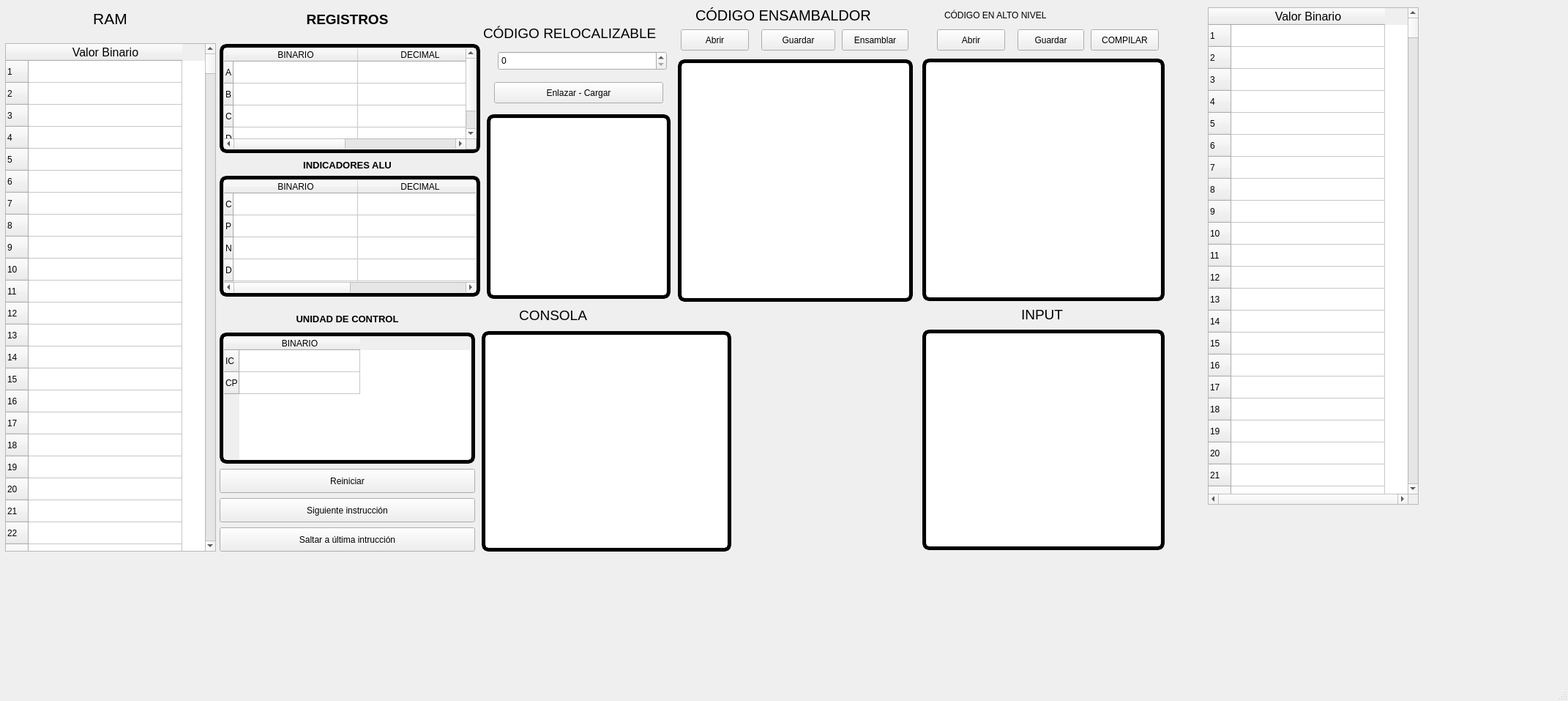
<?xml version="1.0" encoding="UTF-8"?>
<ui version="4.0">
 <class>MainWindow</class>
 <widget class="QMainWindow" name="MainWindow">
  <property name="geometry">
   <rect>
    <x>0</x>
    <y>0</y>
    <width>2142</width>
    <height>957</height>
   </rect>
  </property>
  <property name="windowTitle">
   <string>MainWindow</string>
  </property>
  <widget class="QWidget" name="centralwidget">
   <widget class="QPlainTextEdit" name="InputEditor">
    <property name="geometry">
     <rect>
      <x>1260</x>
      <y>450</y>
      <width>331</width>
      <height>301</height>
     </rect>
    </property>
    <property name="styleSheet">
     <string notr="true">border: 5px solid black;  /* Cambia el grosor y color del borde */
border-radius: 10px;    /* Esquinas redondeadas */
padding: 1px;           /* Espacio interno */</string>
    </property>
   </widget>
   <widget class="QLabel" name="label_registros_3">
    <property name="geometry">
     <rect>
      <x>300</x>
      <y>425</y>
      <width>349</width>
      <height>22</height>
     </rect>
    </property>
    <property name="mouseTracking">
     <bool>true</bool>
    </property>
    <property name="toolTip">
     <string notr="true"/>
    </property>
    <property name="text">
     <string>&lt;!DOCTYPE HTML PUBLIC &quot;-//W3C//DTD HTML 4.0//EN&quot; &quot;http://www.w3.org/TR/REC-html40/strict.dtd&quot;&gt;
&lt;html&gt;&lt;head&gt;&lt;meta name=&quot;qrichtext&quot; content=&quot;1&quot; /&gt;&lt;meta charset=&quot;utf-8&quot; /&gt;&lt;style type=&quot;text/css&quot;&gt;
p, li { white-space: pre-wrap; }
hr { height: 1px; border-width: 0; }
li.unchecked::marker { content: &quot;\2610&quot;; }
li.checked::marker { content: &quot;\2612&quot;; }
&lt;/style&gt;&lt;/head&gt;&lt;body style=&quot; font-family:'Segoe UI'; font-size:9pt; font-weight:400; font-style:normal;&quot;&gt;
&lt;p align=&quot;center&quot; style=&quot; margin-top:0px; margin-bottom:0px; margin-left:0px; margin-right:0px; -qt-block-indent:0; text-indent:0px;&quot;&gt;&lt;span style=&quot; font-family:'MS Shell Dlg 2'; font-size:10pt; font-weight:700;&quot;&gt;UNIDAD DE CONTROL&lt;/span&gt;&lt;/p&gt;&lt;/body&gt;&lt;/html&gt;</string>
    </property>
   </widget>
   <widget class="QPushButton" name="Reiniciar">
    <property name="geometry">
     <rect>
      <x>300</x>
      <y>640</y>
      <width>349</width>
      <height>33</height>
     </rect>
    </property>
    <property name="styleSheet">
     <string notr="true">font: 75 12pt &quot;MS Shell Dlg 2&quot;;</string>
    </property>
    <property name="text">
     <string>Reiniciar</string>
    </property>
   </widget>
   <widget class="QLabel" name="label_registros">
    <property name="geometry">
     <rect>
      <x>300</x>
      <y>11</y>
      <width>349</width>
      <height>31</height>
     </rect>
    </property>
    <property name="mouseTracking">
     <bool>true</bool>
    </property>
    <property name="toolTip">
     <string notr="true"/>
    </property>
    <property name="text">
     <string>&lt;!DOCTYPE HTML PUBLIC &quot;-//W3C//DTD HTML 4.0//EN&quot; &quot;http://www.w3.org/TR/REC-html40/strict.dtd&quot;&gt;
&lt;html&gt;&lt;head&gt;&lt;meta name=&quot;qrichtext&quot; content=&quot;1&quot; /&gt;&lt;meta charset=&quot;utf-8&quot; /&gt;&lt;style type=&quot;text/css&quot;&gt;
p, li { white-space: pre-wrap; }
hr { height: 1px; border-width: 0; }
li.unchecked::marker { content: &quot;\2610&quot;; }
li.checked::marker { content: &quot;\2612&quot;; }
&lt;/style&gt;&lt;/head&gt;&lt;body style=&quot; font-family:'Segoe UI'; font-size:9pt; font-weight:400; font-style:normal;&quot;&gt;
&lt;p align=&quot;center&quot; style=&quot; margin-top:0px; margin-bottom:0px; margin-left:0px; margin-right:0px; -qt-block-indent:0; text-indent:0px;&quot;&gt;&lt;span style=&quot; font-family:'MS Shell Dlg 2'; font-size:14pt; font-weight:700;&quot;&gt;REGISTROS&lt;/span&gt;&lt;/p&gt;&lt;/body&gt;&lt;/html&gt;</string>
    </property>
   </widget>
   <widget class="QLabel" name="CodigoAltoNivel">
    <property name="geometry">
     <rect>
      <x>1290</x>
      <y>10</y>
      <width>281</width>
      <height>22</height>
     </rect>
    </property>
    <property name="styleSheet">
     <string notr="true">font: 600 15pt &quot;Segoe UI&quot;;</string>
    </property>
    <property name="text">
     <string>CÓDIGO EN ALTO NIVEL</string>
    </property>
   </widget>
   <widget class="QPushButton" name="Compilar">
    <property name="geometry">
     <rect>
      <x>1490</x>
      <y>40</y>
      <width>93</width>
      <height>29</height>
     </rect>
    </property>
    <property name="text">
     <string>COMPILAR</string>
    </property>
    <property name="autoDefault">
     <bool>false</bool>
    </property>
    <property name="default">
     <bool>false</bool>
    </property>
    <property name="flat">
     <bool>false</bool>
    </property>
   </widget>
   <widget class="QLabel" name="INPUT_2">
    <property name="geometry">
     <rect>
      <x>650</x>
      <y>410</y>
      <width>211</width>
      <height>41</height>
     </rect>
    </property>
    <property name="styleSheet">
     <string notr="true">font: 600 10pt &quot;Segoe UI&quot;;</string>
    </property>
    <property name="text">
     <string>&lt;html&gt;&lt;head/&gt;&lt;body&gt;&lt;p align=&quot;center&quot;&gt;&lt;span style=&quot; font-size:14pt;&quot;&gt;CONSOLA&lt;/span&gt;&lt;/p&gt;&lt;/body&gt;&lt;/html&gt;</string>
    </property>
   </widget>
   <widget class="QLabel" name="Codigo_Ensamblador">
    <property name="geometry">
     <rect>
      <x>950</x>
      <y>10</y>
      <width>291</width>
      <height>22</height>
     </rect>
    </property>
    <property name="font">
     <font>
      <family>Segoe UI</family>
      <pointsize>15</pointsize>
      <italic>false</italic>
      <fontweight>DemiBold</fontweight>
     </font>
    </property>
    <property name="styleSheet">
     <string notr="true">font: 600 15pt &quot;Segoe UI&quot;;</string>
    </property>
    <property name="text">
     <string>CÓDIGO ENSAMBALDOR</string>
    </property>
   </widget>
   <widget class="QPushButton" name="Ensamblar">
    <property name="geometry">
     <rect>
      <x>1150</x>
      <y>40</y>
      <width>91</width>
      <height>29</height>
     </rect>
    </property>
    <property name="text">
     <string>Ensamblar</string>
    </property>
   </widget>
   <widget class="QPushButton" name="Abrir">
    <property name="geometry">
     <rect>
      <x>1280</x>
      <y>40</y>
      <width>93</width>
      <height>29</height>
     </rect>
    </property>
    <property name="text">
     <string>Abrir</string>
    </property>
   </widget>
   <widget class="QTableWidget" name="table_registros">
    <property name="geometry">
     <rect>
      <x>300</x>
      <y>60</y>
      <width>356</width>
      <height>149</height>
     </rect>
    </property>
    <property name="minimumSize">
     <size>
      <width>356</width>
      <height>0</height>
     </size>
    </property>
    <property name="styleSheet">
     <string notr="true">QTableView {
    border: 5px solid black;  /* Cambia el grosor y color del borde */
    border-radius: 10px;    /* Esquinas redondeadas */
    padding: 1px;           /* Espacio interno */
}</string>
    </property>
    <property name="editTriggers">
     <set>QAbstractItemView::EditTrigger::NoEditTriggers</set>
    </property>
    <attribute name="horizontalHeaderVisible">
     <bool>true</bool>
    </attribute>
    <attribute name="horizontalHeaderDefaultSectionSize">
     <number>170</number>
    </attribute>
    <row>
     <property name="text">
      <string>A</string>
     </property>
    </row>
    <row>
     <property name="text">
      <string>B</string>
     </property>
    </row>
    <row>
     <property name="text">
      <string>C</string>
     </property>
    </row>
    <row>
     <property name="text">
      <string>D</string>
     </property>
    </row>
    <column>
     <property name="text">
      <string>BINARIO</string>
     </property>
    </column>
    <column>
     <property name="text">
      <string>DECIMAL</string>
     </property>
    </column>
    <item row="0" column="0">
     <property name="text">
      <string/>
     </property>
    </item>
    <item row="1" column="0">
     <property name="text">
      <string/>
     </property>
    </item>
    <item row="2" column="0">
     <property name="text">
      <string/>
     </property>
    </item>
    <item row="3" column="0">
     <property name="text">
      <string/>
     </property>
    </item>
   </widget>
   <widget class="QTextBrowser" name="ResultadoEnsamblador">
    <property name="geometry">
     <rect>
      <x>665</x>
      <y>156</y>
      <width>251</width>
      <height>252</height>
     </rect>
    </property>
    <property name="styleSheet">
     <string notr="true">border: 5px solid black;  /* Cambia el grosor y color del borde */
border-radius: 10px;    /* Esquinas redondeadas */
padding: 1px;           /* Espacio interno */</string>
    </property>
   </widget>
   <widget class="QPushButton" name="Enlazar">
    <property name="geometry">
     <rect>
      <x>675</x>
      <y>112</y>
      <width>231</width>
      <height>29</height>
     </rect>
    </property>
    <property name="text">
     <string>Enlazar - Cargar</string>
    </property>
   </widget>
   <widget class="QTableWidget" name="table_alu">
    <property name="geometry">
     <rect>
      <x>300</x>
      <y>240</y>
      <width>356</width>
      <height>165</height>
     </rect>
    </property>
    <property name="minimumSize">
     <size>
      <width>356</width>
      <height>0</height>
     </size>
    </property>
    <property name="styleSheet">
     <string notr="true">QTableView {
    border: 5px solid black;  /* Cambia el grosor y color del borde */
    border-radius: 10px;    /* Esquinas redondeadas */
    padding: 1px;           /* Espacio interno */
}</string>
    </property>
    <property name="editTriggers">
     <set>QAbstractItemView::EditTrigger::NoEditTriggers</set>
    </property>
    <attribute name="horizontalHeaderDefaultSectionSize">
     <number>170</number>
    </attribute>
    <row>
     <property name="text">
      <string>C</string>
     </property>
    </row>
    <row>
     <property name="text">
      <string>P</string>
     </property>
    </row>
    <row>
     <property name="text">
      <string>N</string>
     </property>
    </row>
    <row>
     <property name="text">
      <string>D</string>
     </property>
    </row>
    <column>
     <property name="text">
      <string>BINARIO</string>
     </property>
    </column>
    <column>
     <property name="text">
      <string>DECIMAL</string>
     </property>
    </column>
    <item row="0" column="0">
     <property name="text">
      <string/>
     </property>
    </item>
    <item row="1" column="0">
     <property name="text">
      <string/>
     </property>
    </item>
    <item row="2" column="0">
     <property name="text">
      <string/>
     </property>
    </item>
    <item row="3" column="0">
     <property name="text">
      <string/>
     </property>
    </item>
   </widget>
   <widget class="QPushButton" name="Saltar_Ultima_Instruccion">
    <property name="geometry">
     <rect>
      <x>300</x>
      <y>720</y>
      <width>349</width>
      <height>33</height>
     </rect>
    </property>
    <property name="styleSheet">
     <string notr="true">font: 75 12pt &quot;MS Shell Dlg 2&quot;;</string>
    </property>
    <property name="text">
     <string>Saltar a última intrucción</string>
    </property>
   </widget>
   <widget class="QPushButton" name="Abrir_2">
    <property name="geometry">
     <rect>
      <x>930</x>
      <y>40</y>
      <width>93</width>
      <height>29</height>
     </rect>
    </property>
    <property name="text">
     <string>Abrir</string>
    </property>
   </widget>
   <widget class="QTableWidget" name="SalidaEnlazarCargar">
    <property name="enabled">
     <bool>true</bool>
    </property>
    <property name="geometry">
     <rect>
      <x>7</x>
      <y>59</y>
      <width>288</width>
      <height>694</height>
     </rect>
    </property>
    <property name="minimumSize">
     <size>
      <width>288</width>
      <height>0</height>
     </size>
    </property>
    <property name="accessibleName">
     <string notr="true"/>
    </property>
    <property name="accessibleDescription">
     <string notr="true"/>
    </property>
    <property name="styleSheet">
     <string notr="true">font: 12pt &quot;MS Shell Dlg 2&quot;;</string>
    </property>
    <property name="frameShape">
     <enum>QFrame::Shape::StyledPanel</enum>
    </property>
    <property name="frameShadow">
     <enum>QFrame::Shadow::Sunken</enum>
    </property>
    <property name="lineWidth">
     <number>1</number>
    </property>
    <property name="editTriggers">
     <set>QAbstractItemView::EditTrigger::NoEditTriggers</set>
    </property>
    <property name="showGrid">
     <bool>true</bool>
    </property>
    <property name="sortingEnabled">
     <bool>false</bool>
    </property>
    <property name="wordWrap">
     <bool>false</bool>
    </property>
    <property name="cornerButtonEnabled">
     <bool>false</bool>
    </property>
    <property name="rowCount">
     <number>1024</number>
    </property>
    <attribute name="horizontalHeaderCascadingSectionResizes">
     <bool>false</bool>
    </attribute>
    <attribute name="horizontalHeaderDefaultSectionSize">
     <number>210</number>
    </attribute>
    <row/>
    <row/>
    <row/>
    <row/>
    <row/>
    <row/>
    <row/>
    <row/>
    <row/>
    <row/>
    <row/>
    <row/>
    <row/>
    <row/>
    <row/>
    <row/>
    <row/>
    <row/>
    <row/>
    <row/>
    <row/>
    <row/>
    <row/>
    <row/>
    <row/>
    <row/>
    <row/>
    <row/>
    <row/>
    <row/>
    <row/>
    <row/>
    <row/>
    <row/>
    <row/>
    <row/>
    <row/>
    <row/>
    <row/>
    <row/>
    <row/>
    <row/>
    <row/>
    <row/>
    <row/>
    <row/>
    <row/>
    <row/>
    <row/>
    <row/>
    <row/>
    <row/>
    <row/>
    <row/>
    <row/>
    <row/>
    <row/>
    <row/>
    <row/>
    <row/>
    <row/>
    <row/>
    <row/>
    <row/>
    <row/>
    <row/>
    <row/>
    <row/>
    <row/>
    <row/>
    <row/>
    <row/>
    <row/>
    <row/>
    <row/>
    <row/>
    <row/>
    <row/>
    <row/>
    <row/>
    <row/>
    <row/>
    <row/>
    <row/>
    <row/>
    <row/>
    <row/>
    <row/>
    <row/>
    <row/>
    <row/>
    <row/>
    <row/>
    <row/>
    <row/>
    <row/>
    <row/>
    <row/>
    <row/>
    <row/>
    <row/>
    <row/>
    <row/>
    <row/>
    <row/>
    <row/>
    <row/>
    <row/>
    <row/>
    <row/>
    <row/>
    <row/>
    <row/>
    <row/>
    <row/>
    <row/>
    <row/>
    <row/>
    <row/>
    <row/>
    <row/>
    <row/>
    <row/>
    <row/>
    <row/>
    <row/>
    <row/>
    <row/>
    <row/>
    <row/>
    <row/>
    <row/>
    <row/>
    <row/>
    <row/>
    <row/>
    <row/>
    <row/>
    <row/>
    <row/>
    <row/>
    <row/>
    <row/>
    <row/>
    <row/>
    <row/>
    <row/>
    <row/>
    <row/>
    <row/>
    <row/>
    <row/>
    <row/>
    <row/>
    <row/>
    <row/>
    <row/>
    <row/>
    <row/>
    <row/>
    <row/>
    <row/>
    <row/>
    <row/>
    <row/>
    <row/>
    <row/>
    <row/>
    <row/>
    <row/>
    <row/>
    <row/>
    <row/>
    <row/>
    <row/>
    <row/>
    <row/>
    <row/>
    <row/>
    <row/>
    <row/>
    <row/>
    <row/>
    <row/>
    <row/>
    <row/>
    <row/>
    <row/>
    <row/>
    <row/>
    <row/>
    <row/>
    <row/>
    <row/>
    <row/>
    <row/>
    <row/>
    <row/>
    <row/>
    <row/>
    <row/>
    <row/>
    <row/>
    <row/>
    <row/>
    <row/>
    <row/>
    <row/>
    <row/>
    <row/>
    <row/>
    <row/>
    <row/>
    <row/>
    <row/>
    <row/>
    <row/>
    <row/>
    <row/>
    <row/>
    <row/>
    <row/>
    <row/>
    <row/>
    <row/>
    <row/>
    <row/>
    <row/>
    <row/>
    <row/>
    <row/>
    <row/>
    <row/>
    <row/>
    <row/>
    <row/>
    <row/>
    <row/>
    <row/>
    <row/>
    <row/>
    <row/>
    <row/>
    <row/>
    <row/>
    <row/>
    <row/>
    <row/>
    <row/>
    <row/>
    <row/>
    <row/>
    <row/>
    <row/>
    <row/>
    <row/>
    <row/>
    <row/>
    <row/>
    <row/>
    <row/>
    <row/>
    <row/>
    <row/>
    <row/>
    <row/>
    <row/>
    <row/>
    <row/>
    <row/>
    <row/>
    <row/>
    <row/>
    <row/>
    <row/>
    <row/>
    <row/>
    <row/>
    <row/>
    <row/>
    <row/>
    <row/>
    <row/>
    <row/>
    <row/>
    <row/>
    <row/>
    <row/>
    <row/>
    <row/>
    <row/>
    <row/>
    <row/>
    <row/>
    <row/>
    <row/>
    <row/>
    <row/>
    <row/>
    <row/>
    <row/>
    <row/>
    <row/>
    <row/>
    <row/>
    <row/>
    <row/>
    <row/>
    <row/>
    <row/>
    <row/>
    <row/>
    <row/>
    <row/>
    <row/>
    <row/>
    <row/>
    <row/>
    <row/>
    <row/>
    <row/>
    <row/>
    <row/>
    <row/>
    <row/>
    <row/>
    <row/>
    <row/>
    <row/>
    <row/>
    <row/>
    <row/>
    <row/>
    <row/>
    <row/>
    <row/>
    <row/>
    <row/>
    <row/>
    <row/>
    <row/>
    <row/>
    <row/>
    <row/>
    <row/>
    <row/>
    <row/>
    <row/>
    <row/>
    <row/>
    <row/>
    <row/>
    <row/>
    <row/>
    <row/>
    <row/>
    <row/>
    <row/>
    <row/>
    <row/>
    <row/>
    <row/>
    <row/>
    <row/>
    <row/>
    <row/>
    <row/>
    <row/>
    <row/>
    <row/>
    <row/>
    <row/>
    <row/>
    <row/>
    <row/>
    <row/>
    <row/>
    <row/>
    <row/>
    <row/>
    <row/>
    <row/>
    <row/>
    <row/>
    <row/>
    <row/>
    <row/>
    <row/>
    <row/>
    <row/>
    <row/>
    <row/>
    <row/>
    <row/>
    <row/>
    <row/>
    <row/>
    <row/>
    <row/>
    <row/>
    <row/>
    <row/>
    <row/>
    <row/>
    <row/>
    <row/>
    <row/>
    <row/>
    <row/>
    <row/>
    <row/>
    <row/>
    <row/>
    <row/>
    <row/>
    <row/>
    <row/>
    <row/>
    <row/>
    <row/>
    <row/>
    <row/>
    <row/>
    <row/>
    <row/>
    <row/>
    <row/>
    <row/>
    <row/>
    <row/>
    <row/>
    <row/>
    <row/>
    <row/>
    <row/>
    <row/>
    <row/>
    <row/>
    <row/>
    <row/>
    <row/>
    <row/>
    <row/>
    <row/>
    <row/>
    <row/>
    <row/>
    <row/>
    <row/>
    <row/>
    <row/>
    <row/>
    <row/>
    <row/>
    <row/>
    <row/>
    <row/>
    <row/>
    <row/>
    <row/>
    <row/>
    <row/>
    <row/>
    <row/>
    <row/>
    <row/>
    <row/>
    <row/>
    <row/>
    <row/>
    <row/>
    <row/>
    <row/>
    <row/>
    <row/>
    <row/>
    <row/>
    <row/>
    <row/>
    <row/>
    <row/>
    <row/>
    <row/>
    <row/>
    <row/>
    <row/>
    <row/>
    <row/>
    <row/>
    <row/>
    <row/>
    <row/>
    <row/>
    <row/>
    <row/>
    <row/>
    <row/>
    <row/>
    <row/>
    <row/>
    <row/>
    <row/>
    <row/>
    <row/>
    <row/>
    <row/>
    <row/>
    <row/>
    <row/>
    <row/>
    <row/>
    <row/>
    <row/>
    <row/>
    <row/>
    <row/>
    <row/>
    <row/>
    <row/>
    <row/>
    <row/>
    <row/>
    <row/>
    <row/>
    <row/>
    <row/>
    <row/>
    <row/>
    <row/>
    <row/>
    <row/>
    <row/>
    <row/>
    <row/>
    <row/>
    <row/>
    <row/>
    <row/>
    <row/>
    <row/>
    <row/>
    <row/>
    <row/>
    <row/>
    <row/>
    <row/>
    <row/>
    <row/>
    <row/>
    <row/>
    <row/>
    <row/>
    <row/>
    <row/>
    <row/>
    <row/>
    <row/>
    <row/>
    <row/>
    <row/>
    <row/>
    <row/>
    <row/>
    <row/>
    <row/>
    <row/>
    <row/>
    <row/>
    <row/>
    <row/>
    <row/>
    <row/>
    <row/>
    <row/>
    <row/>
    <row/>
    <row/>
    <row/>
    <row/>
    <row/>
    <row/>
    <row/>
    <row/>
    <row/>
    <row/>
    <row/>
    <row/>
    <row/>
    <row/>
    <row/>
    <row/>
    <row/>
    <row/>
    <row/>
    <row/>
    <row/>
    <row/>
    <row/>
    <row/>
    <row/>
    <row/>
    <row/>
    <row/>
    <row/>
    <row/>
    <row/>
    <row/>
    <row/>
    <row/>
    <row/>
    <row/>
    <row/>
    <row/>
    <row/>
    <row/>
    <row/>
    <row/>
    <row/>
    <row/>
    <row/>
    <row/>
    <row/>
    <row/>
    <row/>
    <row/>
    <row/>
    <row/>
    <row/>
    <row/>
    <row/>
    <row/>
    <row/>
    <row/>
    <row/>
    <row/>
    <row/>
    <row/>
    <row/>
    <row/>
    <row/>
    <row/>
    <row/>
    <row/>
    <row/>
    <row/>
    <row/>
    <row/>
    <row/>
    <row/>
    <row/>
    <row/>
    <row/>
    <row/>
    <row/>
    <row/>
    <row/>
    <row/>
    <row/>
    <row/>
    <row/>
    <row/>
    <row/>
    <row/>
    <row/>
    <row/>
    <row/>
    <row/>
    <row/>
    <row/>
    <row/>
    <row/>
    <row/>
    <row/>
    <row/>
    <row/>
    <row/>
    <row/>
    <row/>
    <row/>
    <row/>
    <row/>
    <row/>
    <row/>
    <row/>
    <row/>
    <row/>
    <row/>
    <row/>
    <row/>
    <row/>
    <row/>
    <row/>
    <row/>
    <row/>
    <row/>
    <row/>
    <row/>
    <row/>
    <row/>
    <row/>
    <row/>
    <row/>
    <row/>
    <row/>
    <row/>
    <row/>
    <row/>
    <row/>
    <row/>
    <row/>
    <row/>
    <row/>
    <row/>
    <row/>
    <row/>
    <row/>
    <row/>
    <row/>
    <row/>
    <row/>
    <row/>
    <row/>
    <row/>
    <row/>
    <row/>
    <row/>
    <row/>
    <row/>
    <row/>
    <row/>
    <row/>
    <row/>
    <row/>
    <row/>
    <row/>
    <row/>
    <row/>
    <row/>
    <row/>
    <row/>
    <row/>
    <row/>
    <row/>
    <row/>
    <row/>
    <row/>
    <row/>
    <row/>
    <row/>
    <row/>
    <row/>
    <row/>
    <row/>
    <row/>
    <row/>
    <row/>
    <row/>
    <row/>
    <row/>
    <row/>
    <row/>
    <row/>
    <row/>
    <row/>
    <row/>
    <row/>
    <row/>
    <row/>
    <row/>
    <row/>
    <row/>
    <row/>
    <row/>
    <row/>
    <row/>
    <row/>
    <row/>
    <row/>
    <row/>
    <row/>
    <row/>
    <row/>
    <row/>
    <row/>
    <row/>
    <row/>
    <row/>
    <row/>
    <row/>
    <row/>
    <row/>
    <row/>
    <row/>
    <row/>
    <row/>
    <row/>
    <row/>
    <row/>
    <row/>
    <row/>
    <row/>
    <row/>
    <row/>
    <row/>
    <row/>
    <row/>
    <row/>
    <row/>
    <row/>
    <row/>
    <row/>
    <row/>
    <row/>
    <row/>
    <row/>
    <row/>
    <row/>
    <row/>
    <row/>
    <row/>
    <row/>
    <row/>
    <row/>
    <row/>
    <row/>
    <row/>
    <row/>
    <row/>
    <row/>
    <row/>
    <row/>
    <row/>
    <row/>
    <row/>
    <row/>
    <row/>
    <row/>
    <row/>
    <row/>
    <row/>
    <row/>
    <row/>
    <row/>
    <row/>
    <row/>
    <row/>
    <row/>
    <row/>
    <row/>
    <row/>
    <row/>
    <row/>
    <row/>
    <row/>
    <row/>
    <row/>
    <row/>
    <row/>
    <row/>
    <row/>
    <row/>
    <row/>
    <row/>
    <row/>
    <row/>
    <row/>
    <row/>
    <row/>
    <row/>
    <row/>
    <row/>
    <row/>
    <row/>
    <row/>
    <row/>
    <row/>
    <row/>
    <row/>
    <row/>
    <row/>
    <row/>
    <row/>
    <row/>
    <row/>
    <row/>
    <row/>
    <row/>
    <row/>
    <row/>
    <row/>
    <row/>
    <row/>
    <row/>
    <row/>
    <row/>
    <row/>
    <row/>
    <row/>
    <row/>
    <row/>
    <row/>
    <row/>
    <row/>
    <row/>
    <row/>
    <row/>
    <row/>
    <row/>
    <row/>
    <row/>
    <row/>
    <row/>
    <row/>
    <row/>
    <row/>
    <row/>
    <row/>
    <row/>
    <row/>
    <row/>
    <row/>
    <row/>
    <row/>
    <row/>
    <row/>
    <row/>
    <row/>
    <row/>
    <row/>
    <row/>
    <row/>
    <row/>
    <row/>
    <row/>
    <row/>
    <row/>
    <row/>
    <row/>
    <row/>
    <row/>
    <row/>
    <row/>
    <row/>
    <row/>
    <row/>
    <row/>
    <row/>
    <row/>
    <row/>
    <row/>
    <row/>
    <row/>
    <row/>
    <row/>
    <row/>
    <row/>
    <row/>
    <row/>
    <row/>
    <row/>
    <row/>
    <row/>
    <row/>
    <row/>
    <row/>
    <row/>
    <row/>
    <row/>
    <row/>
    <row/>
    <row/>
    <row/>
    <row/>
    <row/>
    <row/>
    <row/>
    <row/>
    <row/>
    <row/>
    <row/>
    <row/>
    <row/>
    <row/>
    <row/>
    <row/>
    <row/>
    <row/>
    <row/>
    <row/>
    <row/>
    <row/>
    <row/>
    <row/>
    <row/>
    <row/>
    <row/>
    <row/>
    <row/>
    <row/>
    <row/>
    <row/>
    <row/>
    <row/>
    <row/>
    <row/>
    <row/>
    <row/>
    <row/>
    <row/>
    <row/>
    <row/>
    <row/>
    <row/>
    <row/>
    <row/>
    <row/>
    <row/>
    <row/>
    <row/>
    <row/>
    <row/>
    <row/>
    <row/>
    <row/>
    <column>
     <property name="text">
      <string notr="true">Valor Binario</string>
     </property>
     <property name="toolTip">
      <string notr="true"/>
     </property>
     <property name="whatsThis">
      <string notr="true"/>
     </property>
     <property name="font">
      <font>
       <pointsize>12</pointsize>
      </font>
     </property>
    </column>
    <item row="0" column="0">
     <property name="text">
      <string/>
     </property>
    </item>
    <item row="1" column="0">
     <property name="text">
      <string/>
     </property>
    </item>
    <item row="2" column="0">
     <property name="text">
      <string/>
     </property>
    </item>
    <item row="3" column="0">
     <property name="text">
      <string/>
     </property>
    </item>
    <item row="4" column="0">
     <property name="text">
      <string/>
     </property>
    </item>
    <item row="5" column="0">
     <property name="text">
      <string/>
     </property>
    </item>
    <item row="6" column="0">
     <property name="text">
      <string/>
     </property>
    </item>
    <item row="7" column="0">
     <property name="text">
      <string/>
     </property>
    </item>
    <item row="8" column="0">
     <property name="text">
      <string/>
     </property>
    </item>
    <item row="9" column="0">
     <property name="text">
      <string/>
     </property>
    </item>
    <item row="10" column="0">
     <property name="text">
      <string/>
     </property>
    </item>
    <item row="11" column="0">
     <property name="text">
      <string/>
     </property>
    </item>
   </widget>
   <widget class="QPushButton" name="Guardar">
    <property name="geometry">
     <rect>
      <x>1390</x>
      <y>40</y>
      <width>91</width>
      <height>29</height>
     </rect>
    </property>
    <property name="styleSheet">
     <string notr="true"/>
    </property>
    <property name="text">
     <string>Guardar</string>
    </property>
   </widget>
   <widget class="QLabel" name="INPUT">
    <property name="geometry">
     <rect>
      <x>1263</x>
      <y>414</y>
      <width>321</width>
      <height>31</height>
     </rect>
    </property>
    <property name="styleSheet">
     <string notr="true">font: 600 10pt &quot;Segoe UI&quot;;</string>
    </property>
    <property name="text">
     <string>&lt;html&gt;&lt;head/&gt;&lt;body&gt;&lt;p align=&quot;center&quot;&gt;&lt;span style=&quot; font-size:14pt;&quot;&gt;INPUT&lt;/span&gt;&lt;/p&gt;&lt;/body&gt;&lt;/html&gt;</string>
    </property>
   </widget>
   <widget class="QSpinBox" name="Localizacion">
    <property name="geometry">
     <rect>
      <x>680</x>
      <y>70</y>
      <width>231</width>
      <height>26</height>
     </rect>
    </property>
   </widget>
   <widget class="QPlainTextEdit" name="Editor">
    <property name="geometry">
     <rect>
      <x>1260</x>
      <y>80</y>
      <width>331</width>
      <height>331</height>
     </rect>
    </property>
    <property name="styleSheet">
     <string notr="true">border: 5px solid black;  /* Cambia el grosor y color del borde */
border-radius: 10px;    /* Esquinas redondeadas */
padding: 1px;           /* Espacio interno */</string>
    </property>
   </widget>
   <widget class="QPlainTextEdit" name="Consola">
    <property name="geometry">
     <rect>
      <x>658</x>
      <y>452</y>
      <width>341</width>
      <height>301</height>
     </rect>
    </property>
    <property name="styleSheet">
     <string notr="true">border: 5px solid black;  /* Cambia el grosor y color del borde */
border-radius: 10px;    /* Esquinas redondeadas */
padding: 1px;           /* Espacio interno */</string>
    </property>
   </widget>
   <widget class="QLabel" name="label_registros_2">
    <property name="geometry">
     <rect>
      <x>300</x>
      <y>210</y>
      <width>349</width>
      <height>31</height>
     </rect>
    </property>
    <property name="mouseTracking">
     <bool>true</bool>
    </property>
    <property name="toolTip">
     <string notr="true"/>
    </property>
    <property name="text">
     <string>&lt;!DOCTYPE HTML PUBLIC &quot;-//W3C//DTD HTML 4.0//EN&quot; &quot;http://www.w3.org/TR/REC-html40/strict.dtd&quot;&gt;
&lt;html&gt;&lt;head&gt;&lt;meta name=&quot;qrichtext&quot; content=&quot;1&quot; /&gt;&lt;meta charset=&quot;utf-8&quot; /&gt;&lt;style type=&quot;text/css&quot;&gt;
p, li { white-space: pre-wrap; }
hr { height: 1px; border-width: 0; }
li.unchecked::marker { content: &quot;\2610&quot;; }
li.checked::marker { content: &quot;\2612&quot;; }
&lt;/style&gt;&lt;/head&gt;&lt;body style=&quot; font-family:'Segoe UI'; font-size:9pt; font-weight:400; font-style:normal;&quot;&gt;
&lt;p align=&quot;center&quot; style=&quot; margin-top:0px; margin-bottom:0px; margin-left:0px; margin-right:0px; -qt-block-indent:0; text-indent:0px;&quot;&gt;&lt;span style=&quot; font-family:'MS Shell Dlg 2'; font-size:10pt; font-weight:700;&quot;&gt;INDICADORES ALU&lt;/span&gt;&lt;/p&gt;&lt;/body&gt;&lt;/html&gt;</string>
    </property>
   </widget>
   <widget class="QLabel" name="Codigo_Relocalizable">
    <property name="geometry">
     <rect>
      <x>660</x>
      <y>20</y>
      <width>271</width>
      <height>51</height>
     </rect>
    </property>
    <property name="font">
     <font>
      <family>Segoe UI</family>
      <pointsize>15</pointsize>
      <italic>false</italic>
      <fontweight>DemiBold</fontweight>
     </font>
    </property>
    <property name="styleSheet">
     <string notr="true">font: 600 15pt &quot;Segoe UI&quot;;</string>
    </property>
    <property name="text">
     <string>&lt;html&gt;&lt;head/&gt;&lt;body&gt;&lt;p&gt;&lt;span style=&quot; font-size:14pt;&quot;&gt;CÓDIGO RELOCALIZABLE&lt;/span&gt;&lt;/p&gt;&lt;/body&gt;&lt;/html&gt;</string>
    </property>
   </widget>
   <widget class="QPushButton" name="Guardar_2">
    <property name="geometry">
     <rect>
      <x>1040</x>
      <y>40</y>
      <width>101</width>
      <height>29</height>
     </rect>
    </property>
    <property name="styleSheet">
     <string notr="true"/>
    </property>
    <property name="text">
     <string>Guardar</string>
    </property>
   </widget>
   <widget class="QPushButton" name="Sig_instruccion">
    <property name="geometry">
     <rect>
      <x>300</x>
      <y>680</y>
      <width>349</width>
      <height>33</height>
     </rect>
    </property>
    <property name="styleSheet">
     <string notr="true">font: 75 12pt &quot;MS Shell Dlg 2&quot;;</string>
    </property>
    <property name="text">
     <string>Siguiente instrucción</string>
    </property>
   </widget>
   <widget class="QTableWidget" name="table_unidad_control">
    <property name="geometry">
     <rect>
      <x>300</x>
      <y>454</y>
      <width>349</width>
      <height>179</height>
     </rect>
    </property>
    <property name="minimumSize">
     <size>
      <width>288</width>
      <height>0</height>
     </size>
    </property>
    <property name="styleSheet">
     <string notr="true">QTableView {
    border: 5px solid black;  /* Cambia el grosor y color del borde */
    border-radius: 10px;    /* Esquinas redondeadas */
    padding: 1px;           /* Espacio interno */
}
</string>
    </property>
    <property name="horizontalScrollBarPolicy">
     <enum>Qt::ScrollBarPolicy::ScrollBarAlwaysOff</enum>
    </property>
    <property name="editTriggers">
     <set>QAbstractItemView::EditTrigger::NoEditTriggers</set>
    </property>
    <attribute name="horizontalHeaderDefaultSectionSize">
     <number>165</number>
    </attribute>
    <row>
     <property name="text">
      <string>IC</string>
     </property>
    </row>
    <row>
     <property name="text">
      <string>CP</string>
     </property>
    </row>
    <column>
     <property name="text">
      <string>BINARIO</string>
     </property>
    </column>
    <item row="0" column="0">
     <property name="text">
      <string/>
     </property>
    </item>
    <item row="1" column="0">
     <property name="text">
      <string/>
     </property>
    </item>
   </widget>
   <widget class="QPlainTextEdit" name="CodigoEnsamblador">
    <property name="geometry">
     <rect>
      <x>926</x>
      <y>81</y>
      <width>321</width>
      <height>331</height>
     </rect>
    </property>
    <property name="styleSheet">
     <string notr="true">border: 5px solid black;  /* Cambia el grosor y color del borde */
border-radius: 10px;    /* Esquinas redondeadas */
padding: 1px;           /* Espacio interno */</string>
    </property>
   </widget>
   <widget class="QLabel" name="RAM">
    <property name="geometry">
     <rect>
      <x>10</x>
      <y>0</y>
      <width>281</width>
      <height>51</height>
     </rect>
    </property>
    <property name="font">
     <font>
      <family>Segoe UI</family>
      <pointsize>10</pointsize>
      <italic>false</italic>
      <fontweight>DemiBold</fontweight>
     </font>
    </property>
    <property name="styleSheet">
     <string notr="true">font: 600 10pt &quot;Segoe UI&quot;;</string>
    </property>
    <property name="text">
     <string>&lt;html&gt;&lt;head/&gt;&lt;body&gt;&lt;p align=&quot;center&quot;&gt;&lt;span style=&quot; font-size:16pt;&quot;&gt;RAM&lt;/span&gt;&lt;/p&gt;&lt;/body&gt;&lt;/html&gt;</string>
    </property>
   </widget>
   <widget class="QTableWidget" name="SalidaEnlazarCargar_2">
    <property name="enabled">
     <bool>true</bool>
    </property>
    <property name="geometry">
     <rect>
      <x>1650</x>
      <y>10</y>
      <width>288</width>
      <height>679</height>
     </rect>
    </property>
    <property name="sizePolicy">
     <sizepolicy hsizetype="Expanding" vsizetype="Expanding">
      <horstretch>0</horstretch>
      <verstretch>0</verstretch>
     </sizepolicy>
    </property>
    <property name="minimumSize">
     <size>
      <width>288</width>
      <height>0</height>
     </size>
    </property>
    <property name="accessibleName">
     <string notr="true"/>
    </property>
    <property name="accessibleDescription">
     <string notr="true"/>
    </property>
    <property name="styleSheet">
     <string notr="true">font: 12pt &quot;MS Shell Dlg 2&quot;;</string>
    </property>
    <property name="frameShape">
     <enum>QFrame::Shape::StyledPanel</enum>
    </property>
    <property name="frameShadow">
     <enum>QFrame::Shadow::Sunken</enum>
    </property>
    <property name="lineWidth">
     <number>1</number>
    </property>
    <property name="verticalScrollBarPolicy">
     <enum>Qt::ScrollBarPolicy::ScrollBarAlwaysOn</enum>
    </property>
    <property name="horizontalScrollBarPolicy">
     <enum>Qt::ScrollBarPolicy::ScrollBarAlwaysOn</enum>
    </property>
    <property name="autoScrollMargin">
     <number>16</number>
    </property>
    <property name="editTriggers">
     <set>QAbstractItemView::EditTrigger::NoEditTriggers</set>
    </property>
    <property name="showGrid">
     <bool>true</bool>
    </property>
    <property name="sortingEnabled">
     <bool>false</bool>
    </property>
    <property name="wordWrap">
     <bool>false</bool>
    </property>
    <property name="cornerButtonEnabled">
     <bool>false</bool>
    </property>
    <property name="rowCount">
     <number>1024</number>
    </property>
    <attribute name="horizontalHeaderCascadingSectionResizes">
     <bool>false</bool>
    </attribute>
    <attribute name="horizontalHeaderDefaultSectionSize">
     <number>210</number>
    </attribute>
    <row/>
    <row/>
    <row/>
    <row/>
    <row/>
    <row/>
    <row/>
    <row/>
    <row/>
    <row/>
    <row/>
    <row/>
    <row/>
    <row/>
    <row/>
    <row/>
    <row/>
    <row/>
    <row/>
    <row/>
    <row/>
    <row/>
    <row/>
    <row/>
    <row/>
    <row/>
    <row/>
    <row/>
    <row/>
    <row/>
    <row/>
    <row/>
    <row/>
    <row/>
    <row/>
    <row/>
    <row/>
    <row/>
    <row/>
    <row/>
    <row/>
    <row/>
    <row/>
    <row/>
    <row/>
    <row/>
    <row/>
    <row/>
    <row/>
    <row/>
    <row/>
    <row/>
    <row/>
    <row/>
    <row/>
    <row/>
    <row/>
    <row/>
    <row/>
    <row/>
    <row/>
    <row/>
    <row/>
    <row/>
    <row/>
    <row/>
    <row/>
    <row/>
    <row/>
    <row/>
    <row/>
    <row/>
    <row/>
    <row/>
    <row/>
    <row/>
    <row/>
    <row/>
    <row/>
    <row/>
    <row/>
    <row/>
    <row/>
    <row/>
    <row/>
    <row/>
    <row/>
    <row/>
    <row/>
    <row/>
    <row/>
    <row/>
    <row/>
    <row/>
    <row/>
    <row/>
    <row/>
    <row/>
    <row/>
    <row/>
    <row/>
    <row/>
    <row/>
    <row/>
    <row/>
    <row/>
    <row/>
    <row/>
    <row/>
    <row/>
    <row/>
    <row/>
    <row/>
    <row/>
    <row/>
    <row/>
    <row/>
    <row/>
    <row/>
    <row/>
    <row/>
    <row/>
    <row/>
    <row/>
    <row/>
    <row/>
    <row/>
    <row/>
    <row/>
    <row/>
    <row/>
    <row/>
    <row/>
    <row/>
    <row/>
    <row/>
    <row/>
    <row/>
    <row/>
    <row/>
    <row/>
    <row/>
    <row/>
    <row/>
    <row/>
    <row/>
    <row/>
    <row/>
    <row/>
    <row/>
    <row/>
    <row/>
    <row/>
    <row/>
    <row/>
    <row/>
    <row/>
    <row/>
    <row/>
    <row/>
    <row/>
    <row/>
    <row/>
    <row/>
    <row/>
    <row/>
    <row/>
    <row/>
    <row/>
    <row/>
    <row/>
    <row/>
    <row/>
    <row/>
    <row/>
    <row/>
    <row/>
    <row/>
    <row/>
    <row/>
    <row/>
    <row/>
    <row/>
    <row/>
    <row/>
    <row/>
    <row/>
    <row/>
    <row/>
    <row/>
    <row/>
    <row/>
    <row/>
    <row/>
    <row/>
    <row/>
    <row/>
    <row/>
    <row/>
    <row/>
    <row/>
    <row/>
    <row/>
    <row/>
    <row/>
    <row/>
    <row/>
    <row/>
    <row/>
    <row/>
    <row/>
    <row/>
    <row/>
    <row/>
    <row/>
    <row/>
    <row/>
    <row/>
    <row/>
    <row/>
    <row/>
    <row/>
    <row/>
    <row/>
    <row/>
    <row/>
    <row/>
    <row/>
    <row/>
    <row/>
    <row/>
    <row/>
    <row/>
    <row/>
    <row/>
    <row/>
    <row/>
    <row/>
    <row/>
    <row/>
    <row/>
    <row/>
    <row/>
    <row/>
    <row/>
    <row/>
    <row/>
    <row/>
    <row/>
    <row/>
    <row/>
    <row/>
    <row/>
    <row/>
    <row/>
    <row/>
    <row/>
    <row/>
    <row/>
    <row/>
    <row/>
    <row/>
    <row/>
    <row/>
    <row/>
    <row/>
    <row/>
    <row/>
    <row/>
    <row/>
    <row/>
    <row/>
    <row/>
    <row/>
    <row/>
    <row/>
    <row/>
    <row/>
    <row/>
    <row/>
    <row/>
    <row/>
    <row/>
    <row/>
    <row/>
    <row/>
    <row/>
    <row/>
    <row/>
    <row/>
    <row/>
    <row/>
    <row/>
    <row/>
    <row/>
    <row/>
    <row/>
    <row/>
    <row/>
    <row/>
    <row/>
    <row/>
    <row/>
    <row/>
    <row/>
    <row/>
    <row/>
    <row/>
    <row/>
    <row/>
    <row/>
    <row/>
    <row/>
    <row/>
    <row/>
    <row/>
    <row/>
    <row/>
    <row/>
    <row/>
    <row/>
    <row/>
    <row/>
    <row/>
    <row/>
    <row/>
    <row/>
    <row/>
    <row/>
    <row/>
    <row/>
    <row/>
    <row/>
    <row/>
    <row/>
    <row/>
    <row/>
    <row/>
    <row/>
    <row/>
    <row/>
    <row/>
    <row/>
    <row/>
    <row/>
    <row/>
    <row/>
    <row/>
    <row/>
    <row/>
    <row/>
    <row/>
    <row/>
    <row/>
    <row/>
    <row/>
    <row/>
    <row/>
    <row/>
    <row/>
    <row/>
    <row/>
    <row/>
    <row/>
    <row/>
    <row/>
    <row/>
    <row/>
    <row/>
    <row/>
    <row/>
    <row/>
    <row/>
    <row/>
    <row/>
    <row/>
    <row/>
    <row/>
    <row/>
    <row/>
    <row/>
    <row/>
    <row/>
    <row/>
    <row/>
    <row/>
    <row/>
    <row/>
    <row/>
    <row/>
    <row/>
    <row/>
    <row/>
    <row/>
    <row/>
    <row/>
    <row/>
    <row/>
    <row/>
    <row/>
    <row/>
    <row/>
    <row/>
    <row/>
    <row/>
    <row/>
    <row/>
    <row/>
    <row/>
    <row/>
    <row/>
    <row/>
    <row/>
    <row/>
    <row/>
    <row/>
    <row/>
    <row/>
    <row/>
    <row/>
    <row/>
    <row/>
    <row/>
    <row/>
    <row/>
    <row/>
    <row/>
    <row/>
    <row/>
    <row/>
    <row/>
    <row/>
    <row/>
    <row/>
    <row/>
    <row/>
    <row/>
    <row/>
    <row/>
    <row/>
    <row/>
    <row/>
    <row/>
    <row/>
    <row/>
    <row/>
    <row/>
    <row/>
    <row/>
    <row/>
    <row/>
    <row/>
    <row/>
    <row/>
    <row/>
    <row/>
    <row/>
    <row/>
    <row/>
    <row/>
    <row/>
    <row/>
    <row/>
    <row/>
    <row/>
    <row/>
    <row/>
    <row/>
    <row/>
    <row/>
    <row/>
    <row/>
    <row/>
    <row/>
    <row/>
    <row/>
    <row/>
    <row/>
    <row/>
    <row/>
    <row/>
    <row/>
    <row/>
    <row/>
    <row/>
    <row/>
    <row/>
    <row/>
    <row/>
    <row/>
    <row/>
    <row/>
    <row/>
    <row/>
    <row/>
    <row/>
    <row/>
    <row/>
    <row/>
    <row/>
    <row/>
    <row/>
    <row/>
    <row/>
    <row/>
    <row/>
    <row/>
    <row/>
    <row/>
    <row/>
    <row/>
    <row/>
    <row/>
    <row/>
    <row/>
    <row/>
    <row/>
    <row/>
    <row/>
    <row/>
    <row/>
    <row/>
    <row/>
    <row/>
    <row/>
    <row/>
    <row/>
    <row/>
    <row/>
    <row/>
    <row/>
    <row/>
    <row/>
    <row/>
    <row/>
    <row/>
    <row/>
    <row/>
    <row/>
    <row/>
    <row/>
    <row/>
    <row/>
    <row/>
    <row/>
    <row/>
    <row/>
    <row/>
    <row/>
    <row/>
    <row/>
    <row/>
    <row/>
    <row/>
    <row/>
    <row/>
    <row/>
    <row/>
    <row/>
    <row/>
    <row/>
    <row/>
    <row/>
    <row/>
    <row/>
    <row/>
    <row/>
    <row/>
    <row/>
    <row/>
    <row/>
    <row/>
    <row/>
    <row/>
    <row/>
    <row/>
    <row/>
    <row/>
    <row/>
    <row/>
    <row/>
    <row/>
    <row/>
    <row/>
    <row/>
    <row/>
    <row/>
    <row/>
    <row/>
    <row/>
    <row/>
    <row/>
    <row/>
    <row/>
    <row/>
    <row/>
    <row/>
    <row/>
    <row/>
    <row/>
    <row/>
    <row/>
    <row/>
    <row/>
    <row/>
    <row/>
    <row/>
    <row/>
    <row/>
    <row/>
    <row/>
    <row/>
    <row/>
    <row/>
    <row/>
    <row/>
    <row/>
    <row/>
    <row/>
    <row/>
    <row/>
    <row/>
    <row/>
    <row/>
    <row/>
    <row/>
    <row/>
    <row/>
    <row/>
    <row/>
    <row/>
    <row/>
    <row/>
    <row/>
    <row/>
    <row/>
    <row/>
    <row/>
    <row/>
    <row/>
    <row/>
    <row/>
    <row/>
    <row/>
    <row/>
    <row/>
    <row/>
    <row/>
    <row/>
    <row/>
    <row/>
    <row/>
    <row/>
    <row/>
    <row/>
    <row/>
    <row/>
    <row/>
    <row/>
    <row/>
    <row/>
    <row/>
    <row/>
    <row/>
    <row/>
    <row/>
    <row/>
    <row/>
    <row/>
    <row/>
    <row/>
    <row/>
    <row/>
    <row/>
    <row/>
    <row/>
    <row/>
    <row/>
    <row/>
    <row/>
    <row/>
    <row/>
    <row/>
    <row/>
    <row/>
    <row/>
    <row/>
    <row/>
    <row/>
    <row/>
    <row/>
    <row/>
    <row/>
    <row/>
    <row/>
    <row/>
    <row/>
    <row/>
    <row/>
    <row/>
    <row/>
    <row/>
    <row/>
    <row/>
    <row/>
    <row/>
    <row/>
    <row/>
    <row/>
    <row/>
    <row/>
    <row/>
    <row/>
    <row/>
    <row/>
    <row/>
    <row/>
    <row/>
    <row/>
    <row/>
    <row/>
    <row/>
    <row/>
    <row/>
    <row/>
    <row/>
    <row/>
    <row/>
    <row/>
    <row/>
    <row/>
    <row/>
    <row/>
    <row/>
    <row/>
    <row/>
    <row/>
    <row/>
    <row/>
    <row/>
    <row/>
    <row/>
    <row/>
    <row/>
    <row/>
    <row/>
    <row/>
    <row/>
    <row/>
    <row/>
    <row/>
    <row/>
    <row/>
    <row/>
    <row/>
    <row/>
    <row/>
    <row/>
    <row/>
    <row/>
    <row/>
    <row/>
    <row/>
    <row/>
    <row/>
    <row/>
    <row/>
    <row/>
    <row/>
    <row/>
    <row/>
    <row/>
    <row/>
    <row/>
    <row/>
    <row/>
    <row/>
    <row/>
    <row/>
    <row/>
    <row/>
    <row/>
    <row/>
    <row/>
    <row/>
    <row/>
    <row/>
    <row/>
    <row/>
    <row/>
    <row/>
    <row/>
    <row/>
    <row/>
    <row/>
    <row/>
    <row/>
    <row/>
    <row/>
    <row/>
    <row/>
    <row/>
    <row/>
    <row/>
    <row/>
    <row/>
    <row/>
    <row/>
    <row/>
    <row/>
    <row/>
    <row/>
    <row/>
    <row/>
    <row/>
    <row/>
    <row/>
    <row/>
    <row/>
    <row/>
    <row/>
    <row/>
    <row/>
    <row/>
    <row/>
    <row/>
    <row/>
    <row/>
    <row/>
    <row/>
    <row/>
    <row/>
    <row/>
    <row/>
    <row/>
    <row/>
    <row/>
    <row/>
    <row/>
    <row/>
    <row/>
    <row/>
    <row/>
    <row/>
    <row/>
    <row/>
    <row/>
    <row/>
    <row/>
    <row/>
    <row/>
    <row/>
    <row/>
    <row/>
    <row/>
    <row/>
    <row/>
    <row/>
    <row/>
    <row/>
    <row/>
    <row/>
    <row/>
    <row/>
    <row/>
    <row/>
    <row/>
    <row/>
    <row/>
    <row/>
    <row/>
    <row/>
    <row/>
    <row/>
    <row/>
    <row/>
    <row/>
    <row/>
    <row/>
    <row/>
    <row/>
    <row/>
    <row/>
    <row/>
    <row/>
    <row/>
    <row/>
    <row/>
    <row/>
    <row/>
    <row/>
    <row/>
    <row/>
    <row/>
    <row/>
    <row/>
    <row/>
    <row/>
    <row/>
    <row/>
    <row/>
    <row/>
    <row/>
    <row/>
    <row/>
    <row/>
    <row/>
    <row/>
    <row/>
    <row/>
    <row/>
    <row/>
    <row/>
    <row/>
    <row/>
    <row/>
    <row/>
    <row/>
    <row/>
    <row/>
    <row/>
    <row/>
    <row/>
    <row/>
    <row/>
    <row/>
    <row/>
    <row/>
    <row/>
    <row/>
    <row/>
    <row/>
    <row/>
    <row/>
    <row/>
    <row/>
    <row/>
    <row/>
    <row/>
    <row/>
    <row/>
    <row/>
    <row/>
    <row/>
    <row/>
    <row/>
    <row/>
    <row/>
    <row/>
    <row/>
    <row/>
    <row/>
    <row/>
    <row/>
    <row/>
    <row/>
    <row/>
    <row/>
    <row/>
    <row/>
    <row/>
    <row/>
    <row/>
    <row/>
    <row/>
    <row/>
    <row/>
    <row/>
    <row/>
    <row/>
    <row/>
    <row/>
    <row/>
    <row/>
    <row/>
    <row/>
    <row/>
    <row/>
    <row/>
    <row/>
    <row/>
    <row/>
    <row/>
    <row/>
    <row/>
    <row/>
    <row/>
    <row/>
    <row/>
    <row/>
    <row/>
    <row/>
    <row/>
    <row/>
    <row/>
    <row/>
    <row/>
    <row/>
    <row/>
    <row/>
    <row/>
    <row/>
    <row/>
    <row/>
    <row/>
    <row/>
    <row/>
    <row/>
    <row/>
    <row/>
    <row/>
    <row/>
    <row/>
    <row/>
    <row/>
    <row/>
    <row/>
    <row/>
    <row/>
    <row/>
    <row/>
    <row/>
    <row/>
    <row/>
    <column>
     <property name="text">
      <string notr="true">Valor Binario</string>
     </property>
     <property name="toolTip">
      <string notr="true"/>
     </property>
     <property name="whatsThis">
      <string notr="true"/>
     </property>
     <property name="font">
      <font>
       <pointsize>12</pointsize>
      </font>
     </property>
    </column>
    <item row="0" column="0">
     <property name="text">
      <string/>
     </property>
    </item>
    <item row="1" column="0">
     <property name="text">
      <string/>
     </property>
    </item>
    <item row="2" column="0">
     <property name="text">
      <string/>
     </property>
    </item>
    <item row="3" column="0">
     <property name="text">
      <string/>
     </property>
    </item>
    <item row="4" column="0">
     <property name="text">
      <string/>
     </property>
    </item>
    <item row="5" column="0">
     <property name="text">
      <string/>
     </property>
    </item>
    <item row="6" column="0">
     <property name="text">
      <string/>
     </property>
    </item>
    <item row="7" column="0">
     <property name="text">
      <string/>
     </property>
    </item>
    <item row="8" column="0">
     <property name="text">
      <string/>
     </property>
    </item>
    <item row="9" column="0">
     <property name="text">
      <string/>
     </property>
    </item>
    <item row="10" column="0">
     <property name="text">
      <string/>
     </property>
    </item>
    <item row="11" column="0">
     <property name="text">
      <string/>
     </property>
    </item>
   </widget>
  </widget>
  <widget class="QMenuBar" name="menubar">
   <property name="geometry">
    <rect>
     <x>0</x>
     <y>0</y>
     <width>2142</width>
     <height>26</height>
    </rect>
   </property>
  </widget>
  <widget class="QStatusBar" name="statusbar"/>
 </widget>
 <resources/>
 <connections/>
</ui>
